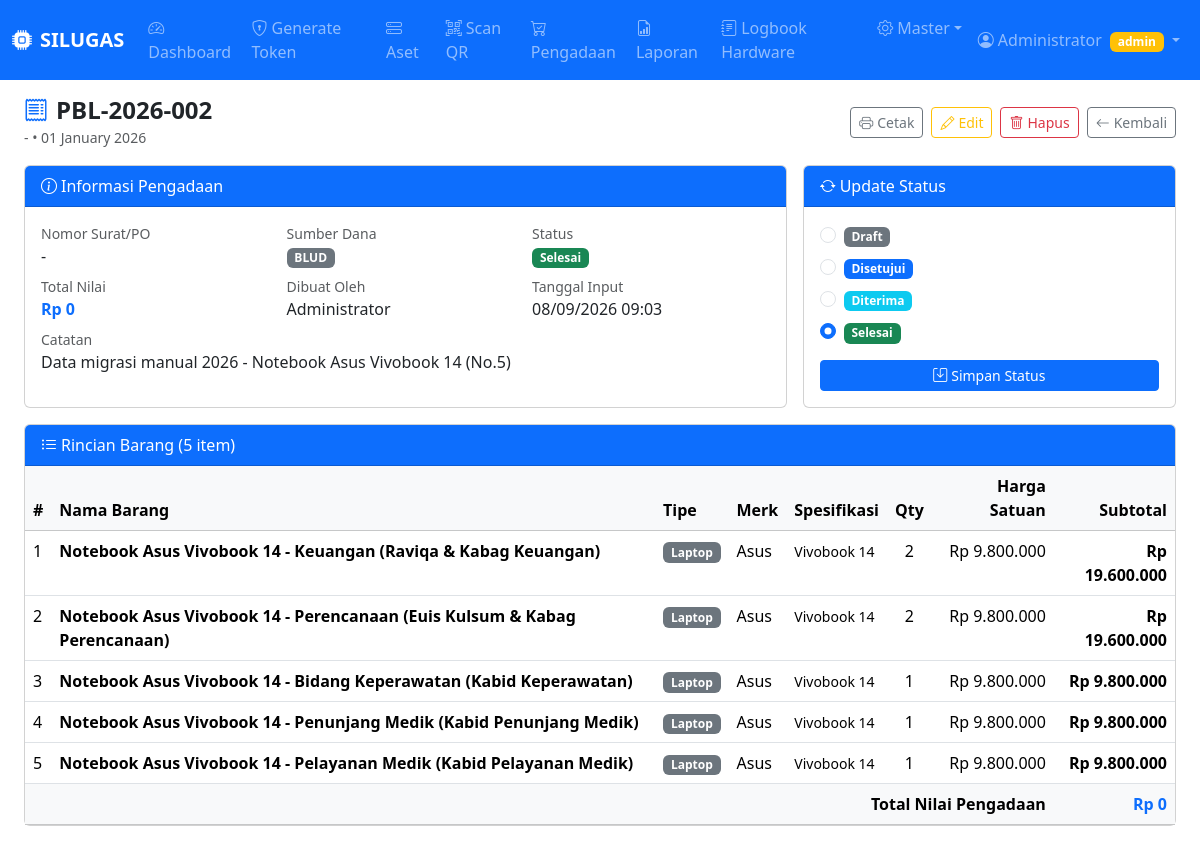
The page /pages/procurement_detail.php?id=2 (signed in) on the database its author committed.
### tables this page shows
CREATE TABLE IF NOT EXISTS procurement_orders (
    id INT UNSIGNED AUTO_INCREMENT PRIMARY KEY,
    nomor_pengadaan VARCHAR(50) NOT NULL UNIQUE,          
    tanggal_pengadaan DATE NOT NULL,
    vendor VARCHAR(150) NOT NULL,
    no_surat VARCHAR(100) DEFAULT NULL,                   
    sumber_dana ENUM('apbd','apbn','bos','blud','lainnya') NOT NULL DEFAULT 'blud',
    total_harga DECIMAL(15,2) NOT NULL DEFAULT 0,
    status ENUM('draft','disetujui','diterima','selesai') NOT NULL DEFAULT 'draft',
    catatan TEXT DEFAULT NULL,
    created_by INT UNSIGNED NOT NULL,
    created_at DATETIME NOT NULL DEFAULT CURRENT_TIMESTAMP,
    updated_at DATETIME NOT NULL DEFAULT CURRENT_TIMESTAMP ON UPDATE CURRENT_TIMESTAMP,
    FOREIGN KEY (created_by) REFERENCES users(id)
);

CREATE TABLE users (
    id INT UNSIGNED AUTO_INCREMENT PRIMARY KEY,
    name VARCHAR(100) NOT NULL,
    username VARCHAR(50) NOT NULL UNIQUE,
    password VARCHAR(255) NOT NULL,
    role ENUM('admin','member') NOT NULL DEFAULT 'member',
    is_logged_in TINYINT(1) NOT NULL DEFAULT 0,
    device_token VARCHAR(255) DEFAULT NULL,
    login_attempts TINYINT UNSIGNED NOT NULL DEFAULT 0,
    locked_until DATETIME DEFAULT NULL,
    created_at DATETIME NOT NULL DEFAULT CURRENT_TIMESTAMP,
    updated_at DATETIME NOT NULL DEFAULT CURRENT_TIMESTAMP ON UPDATE CURRENT_TIMESTAMP
);

CREATE TABLE IF NOT EXISTS procurement_items (
    id INT UNSIGNED AUTO_INCREMENT PRIMARY KEY,
    procurement_id INT UNSIGNED NOT NULL,
    nama_barang VARCHAR(200) NOT NULL,
    tipe ENUM('komputer','laptop','printer','scanner','server','network','lainnya') DEFAULT 'lainnya',
    merk VARCHAR(100) DEFAULT NULL,
    spesifikasi TEXT DEFAULT NULL,
    jumlah INT UNSIGNED NOT NULL DEFAULT 1,
    harga_satuan DECIMAL(15,2) NOT NULL DEFAULT 0,
    total_harga DECIMAL(15,2) GENERATED ALWAYS AS (jumlah * harga_satuan) STORED,
    asset_linked TINYINT(1) NOT NULL DEFAULT 0,           
    created_at DATETIME NOT NULL DEFAULT CURRENT_TIMESTAMP,
    FOREIGN KEY (procurement_id) REFERENCES procurement_orders(id) ON DELETE CASCADE
);

### includes/auth.php (called while the page is built, shortened)
<?php
function clean($val) {
    return htmlspecialchars(trim((string)$val), ENT_QUOTES, 'UTF-8');
}
function currentUser() {
    return [
        'id'   => $_SESSION['user_id']   ?? null,
        'name' => $_SESSION['user_name'] ?? '',
        'username' => $_SESSION['username'] ?? '',
        'role' => $_SESSION['user_role'] ?? '',
    ];
}
function isAdmin() {
    return ($_SESSION['user_role'] ?? '') === 'admin';
}

### pages/procurement_detail.php (the view, shortened to what this page needs)
<?php
require_once __DIR__ . '/../includes/auth.php';
$db = getDB();
$id = (int)($_GET['id'] ?? 0);
$stmt = $db->prepare("
    SELECT po.*, u.name AS created_by_name
    FROM procurement_orders po
    JOIN users u ON u.id = po.created_by
    WHERE po.id = ?
");
$stmt->execute([$id]);
$order = $stmt->fetch();
$items = $db->prepare("SELECT * FROM procurement_items WHERE procurement_id = ? ORDER BY id");
$items->execute([$id]);
$items = $items->fetchAll();
$status_labels = [
    'draft'     => ['label' => 'Draft',     'class' => 'secondary'],
    'disetujui' => ['label' => 'Disetujui', 'class' => 'primary'],
    'diterima'  => ['label' => 'Diterima',  'class' => 'info'],
    'selesai'   => ['label' => 'Selesai',   'class' => 'success'],
];
$sumber_labels = ['blud'=>'BLUD','apbd'=>'APBD','apbn'=>'APBN','bos'=>'BOS','lainnya'=>'Lainnya'];
include __DIR__ . '/../includes/header.php';
?>
<div class="d-flex justify-content-between align-items-center mb-3 flex-wrap gap-2">
    <div>
        <h4 class="fw-bold mb-0"><i class="bi bi-receipt me-2 text-primary"></i><?= clean($order['nomor_pengadaan']) ?></h4>
        <small class="text-muted"><?= clean($order['vendor']) ?> &bull; <?= date('d F Y', strtotime($order['tanggal_pengadaan'])) ?></small>
    </div>
    <div class="d-flex gap-2 flex-wrap">
        <a href="<?= APP_URL ?>/procurement_print?id=<?= $id ?>" target="_blank" class="btn btn-outline-secondary btn-sm">
            <i class="bi bi-printer me-1"></i>Cetak
        </a>
        <?php if (isAdmin()): ?>
        <a href="<?= APP_URL ?>/procurement_add?edit=<?= $id ?>" class="btn btn-outline-warning btn-sm">
            <i class="bi bi-pencil me-1"></i>Edit
        </a>
        <button class="btn btn-outline-danger btn-sm" data-bs-toggle="modal" data-bs-target="#modalHapus">
            <i class="bi bi-trash me-1"></i>Hapus
        </button>
        <?php endif; ?>
        <a href="<?= APP_URL ?>/procurement_list" class="btn btn-outline-secondary btn-sm">
            <i class="bi bi-arrow-left me-1"></i>Kembali
        </a>
    </div>
</div>
<div class="row g-3 mb-3">
    <div class="col-md-8">
        <div class="card h-100">
            <div class="card-header bg-primary text-white"><i class="bi bi-info-circle me-1"></i>Informasi Pengadaan</div>
            <div class="card-body">
                <div class="row g-2">
                    <div class="col-6 col-sm-4"><div class="text-muted small">Nomor Surat/PO</div><div><?= clean($order['no_surat']) ?: '-' ?></div></div>
                    <div class="col-6 col-sm-4"><div class="text-muted small">Sumber Dana</div><div><span class="badge bg-secondary"><?= $sumber_labels[$order['sumber_dana']] ?? $order['sumber_dana'] ?></span></div></div>
                    <div class="col-6 col-sm-4"><div class="text-muted small">Status</div>
                        <?php $s = $status_labels[$order['status']]; ?>
                        <span class="badge bg-<?= $s['class'] ?>"><?= $s['label'] ?></span>
                    </div>
                    <div class="col-6 col-sm-4"><div class="text-muted small">Total Nilai</div><div class="fw-bold text-primary">Rp <?= number_format($order['total_harga'], 0, ',', '.') ?></div></div>
                    <div class="col-6 col-sm-4"><div class="text-muted small">Dibuat Oleh</div><div><?= clean($order['created_by_name']) ?></div></div>
                    <div class="col-6 col-sm-4"><div class="text-muted small">Tanggal Input</div><div><?= date('d/m/Y H:i', strtotime($order['created_at'])) ?></div></div>
                    <?php if ($order['catatan']): ?>
                    <div class="col-12"><div class="text-muted small">Catatan</div><div><?= nl2br(clean($order['catatan'])) ?></div></div>
                    <?php endif; ?>
                </div>
            </div>
        </div>
    </div>
    <?php if (isAdmin()): ?>
    <div class="col-md-4">
        <div class="card h-100">
            <div class="card-header bg-primary text-white"><i class="bi bi-arrow-repeat me-1"></i>Update Status</div>
            <div class="card-body">
                <form method="post">
                    <?php foreach ($status_labels as $k => $sv): ?>
                    <div class="form-check mb-2">
                        <input class="form-check-input" type="radio" name="quick_status" value="<?= $k ?>"
                               id="st_<?= $k ?>" <?= $order['status'] === $k ? 'checked' : '' ?>>
                        <label class="form-check-label" for="st_<?= $k ?>">
                            <span class="badge bg-<?= $sv['class'] ?>"><?= $sv['label'] ?></span>
                        </label>
                    </div>
                    <?php endforeach; ?>
                    <button type="submit" class="btn btn-sm btn-primary mt-2 w-100">
                        <i class="bi bi-save me-1"></i>Simpan Status
                    </button>
                </form>
            </div>
        </div>
    </div>
    <?php endif; ?>
</div>
<div class="card mb-3">
    <div class="card-header bg-primary text-white"><i class="bi bi-list-ul me-1"></i>Rincian Barang (<?= count($items) ?> item)</div>
    <div class="card-body p-0">
        <div class="table-responsive">
            <table class="table table-hover mb-0">
                <thead class="table-light">
                    <tr>
                        <th>#</th>
                        <th>Nama Barang</th>
                        <th>Tipe</th>
                        <th>Merk</th>
                        <th>Spesifikasi</th>
                        <th class="text-center">Qty</th>
                        <th class="text-end">Harga Satuan</th>
                        <th class="text-end">Subtotal</th>
                    </tr>
                </thead>
                <tbody>
                <?php $no = 1; foreach ($items as $it): ?>
                <tr>
                    <td><?= $no++ ?></td>
                    <td class="fw-semibold"><?= clean($it['nama_barang']) ?></td>
                    <td><span class="badge bg-secondary"><?= ucfirst($it['tipe']) ?></span></td>
                    <td><?= clean($it['merk']) ?: '-' ?></td>
                    <td><small><?= clean($it['spesifikasi']) ?: '-' ?></small></td>
                    <td class="text-center"><?= $it['jumlah'] ?></td>
                    <td class="text-end">Rp <?= number_format($it['harga_satuan'], 0, ',', '.') ?></td>
                    <td class="text-end fw-bold">Rp <?= number_format($it['total_harga'], 0, ',', '.') ?></td>
                </tr>
                <?php endforeach; ?>
                </tbody>
                <tfoot class="table-light">
                    <tr>
                        <td colspan="7" class="text-end fw-bold">Total Nilai Pengadaan</td>
                        <td class="text-end fw-bold text-primary">Rp <?= number_format($order['total_harga'], 0, ',', '.') ?></td>
                    </tr>
                </tfoot>
            </table>
        </div>
    </div>
</div>
<?php include __DIR__ . '/../includes/footer.php'; ?>

### includes/header.php (shortened to what this page needs)
<?php
$user = currentUser();
?>
<!DOCTYPE html>
<html lang="id">
<head>
    <link rel="stylesheet" href="https://cdn.jsdelivr.net/npm/bootstrap@5.3.2/dist/css/bootstrap.min.css">
    <link rel="stylesheet" href="https://cdn.jsdelivr.net/npm/bootstrap-icons@1.11.3/font/bootstrap-icons.min.css">
    <link rel="stylesheet" href="<?= APP_URL ?>/assets/css/app.css">
</head>
<body>
<nav class="navbar navbar-dark bg-primary navbar-expand-lg sticky-top no-print">
    <div class="container-fluid">
        <a class="navbar-brand fw-bold" href="<?= APP_URL ?>/dashboard">
            <i class="bi bi-cpu-fill me-2"></i><?= APP_NAME ?>
        </a>
        <div class="collapse navbar-collapse" id="navMenu">
            <ul class="navbar-nav me-auto">
                <li class="nav-item">
                    <a class="nav-link" href="<?= APP_URL ?>/dashboard"><i class="bi bi-speedometer2 me-1"></i>Dashboard</a>
                </li>
              <li class="nav-item">
                    <a class="nav-link" href="<?= APP_URL ?>/token_generate"><i class="bi bi-shield-lock me-1"></i></i>Generate Token</a>
                </li>
                <li class="nav-item">
                    <a class="nav-link" href="<?= APP_URL ?>/asset_list"><i class="bi bi-hdd-stack me-1"></i>Aset</a>
                </li>
                <li class="nav-item">
                    <a class="nav-link" href="<?= APP_URL ?>/scan"><i class="bi bi-qr-code-scan me-1"></i>Scan QR</a>
                </li>
                <li class="nav-item">
                    <a class="nav-link" href="<?= APP_URL ?>/procurement_list">
                        <i class="bi bi-cart-check me-1"></i>Pengadaan
                    </a>
                </li>
                <li class="nav-item">
                    <a class="nav-link" href="<?= APP_URL ?>/report"><i class="bi bi-file-earmark-bar-graph me-1"></i>Laporan</a>
                </li>
                <li class="nav-item">
                    <a class="nav-link" href="<?= APP_URL ?>/logbook"><i class="bi bi-journal-text me-1"></i>Logbook Hardware</a>
                </li>
                <?php if ($user['role'] === 'admin'): ?>
                <li class="nav-item dropdown">
                    <a class="nav-link dropdown-toggle" href="#" data-bs-toggle="dropdown"><i class="bi bi-gear me-1"></i>Master</a>
                </li>
                <?php endif; ?>
            </ul>
            <ul class="navbar-nav">
                <li class="nav-item dropdown">
                    <a class="nav-link dropdown-toggle" href="#" data-bs-toggle="dropdown">
                        <i class="bi bi-person-circle me-1"></i><?= clean($user['name']) ?>
                        <span class="badge bg-<?= $user['role']==='admin'?'warning':'secondary' ?> ms-1"><?= $user['role'] ?></span>
                    </a>
                </li>
            </ul>
        </div>
    </div>
</nav>
<div class="container-fluid py-3 px-3 px-md-4">

### rows shown on the page
procurement_orders: created_by.name "Administrator", nomor_pengadaan "PBL-2026-002", vendor "-", tanggal_pengadaan "01 January 2026", no_surat "-", sumber_dana "BLUD", status "Selesai", total_harga "0", created_at "08/09/2026 09:03", catatan "Data migrasi manual 2026 - Notebook Asus Vivobook 14 (No.5)", status "☐ Draft", status "☐ Disetujui", status "☐ Diterima", status "☑ Selesai"
procurement_items: nama_barang "Notebook Asus Vivobook 14 - Keuangan (Raviqa & Kabag Keuangan)", tipe "Laptop", merk "Asus", spesifikasi "Vivobook 14", jumlah "2", harga_satuan "9.800.000", total_harga "19.600.000"
procurement_items: nama_barang "Notebook Asus Vivobook 14 - Perencanaan (Euis Kulsum & Kabag Perencanaan)", tipe "Laptop", merk "Asus", spesifikasi "Vivobook 14", jumlah "2", harga_satuan "9.800.000", total_harga "19.600.000"
procurement_items: nama_barang "Notebook Asus Vivobook 14 - Bidang Keperawatan (Kabid Keperawatan)", tipe "Laptop", merk "Asus", spesifikasi "Vivobook 14", jumlah "1", harga_satuan "9.800.000", total_harga "9.800.000"
procurement_items: nama_barang "Notebook Asus Vivobook 14 - Penunjang Medik (Kabid Penunjang Medik)", tipe "Laptop", merk "Asus", spesifikasi "Vivobook 14", jumlah "1", harga_satuan "9.800.000", total_harga "9.800.000"
procurement_items: nama_barang "Notebook Asus Vivobook 14 - Pelayanan Medik (Kabid Pelayanan Medik)", tipe "Laptop", merk "Asus", spesifikasi "Vivobook 14", jumlah "1", harga_satuan "9.800.000", total_harga "9.800.000"

### other values the page prints
APP_NAME "SILUGAS"
$user['role'] "admin"
$sv['label'] "Draft"
$sv['label'] "Disetujui"
$sv['label'] "Diterima"
$sv['label'] "Selesai"
count($items) "5"
